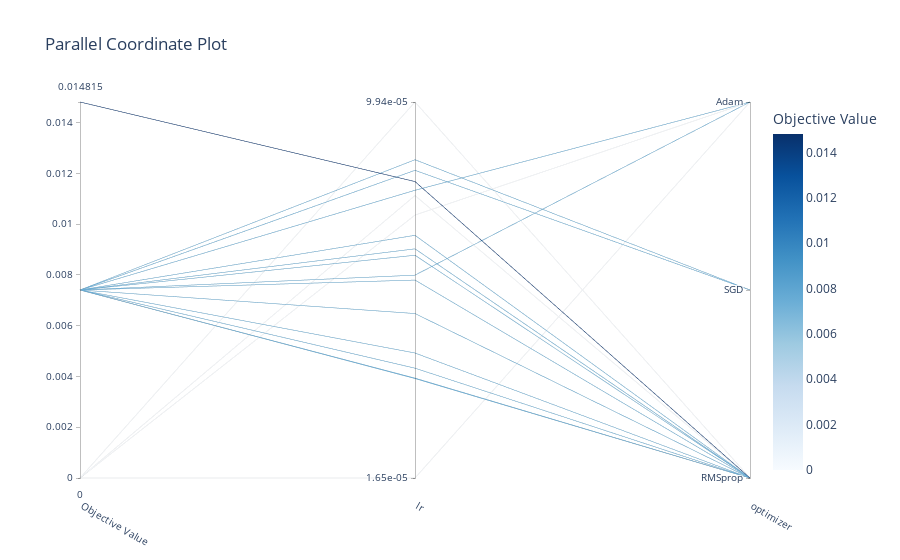

This figure's notebook cell:
### Code cell
optuna.visualization.plot_parallel_coordinate(study)

### Figure 1 — Plotly figure (JSON) as saved in the notebook; plotly's stock layout.template omitted (floating-point values rounded to 4 significant figures)
{"data": [{"dimensions": [{"label": "Objective Value", "range": [0, 0.01481], "values": [0.007407, 0.007407, 0.007407, 0, 0.007407, 0, 0.01481, 0.007407, 0, 0.007407, 0.007407, 0.007407, 0.007407, 0.007407, 0.007407, 0.007407, 0, 0.007407]}, {"label": "lr", "range": [-4.783, -4.003], "ticktext": ["1.65e-05", "9.94e-05"], "tickvals": [-4.783, -4.003], "values": [-4.555, -4.122, -4.362, -4.783, -4.186, -4.237, -4.168, -4.523, -4.003, -4.372, -4.307, -4.144, -4.279, -4.321, -4.442, -4.576, -4.197, -4.577]}, {"label": "optimizer", "range": [0, 2], "ticktext": ["RMSprop", "SGD", "Adam"], "tickvals": [0, 1, 2], "values": [0, 1, 2, 2, 2, 2, 0, 0, 0, 0, 0, 1, 0, 0, 0, 0, 0, 0]}], "labelangle": 30, "labelside": "bottom", "line": {"color": [0.007407, 0.007407, 0.007407, 0, 0.007407, 0, 0.01481, 0.007407, 0, 0.007407, 0.007407, 0.007407, 0.007407, 0.007407, 0.007407, 0.007407, 0, 0.007407], "colorbar": {"title": {"text": "Objective Value"}}, "colorscale": [[0, "rgb(247,251,255)"], [0.125, "rgb(222,235,247)"], [0.25, "rgb(198,219,239)"], [0.375, "rgb(158,202,225)"], [0.5, "rgb(107,174,214)"], [0.625, "rgb(66,146,198)"], [0.75, "rgb(33,113,181)"], [0.875, "rgb(8,81,156)"], [1, "rgb(8,48,107)"]], "reversescale": false, "showscale": true}, "type": "parcoords"}], "layout": {"title": {"text": "Parallel Coordinate Plot"}}}
